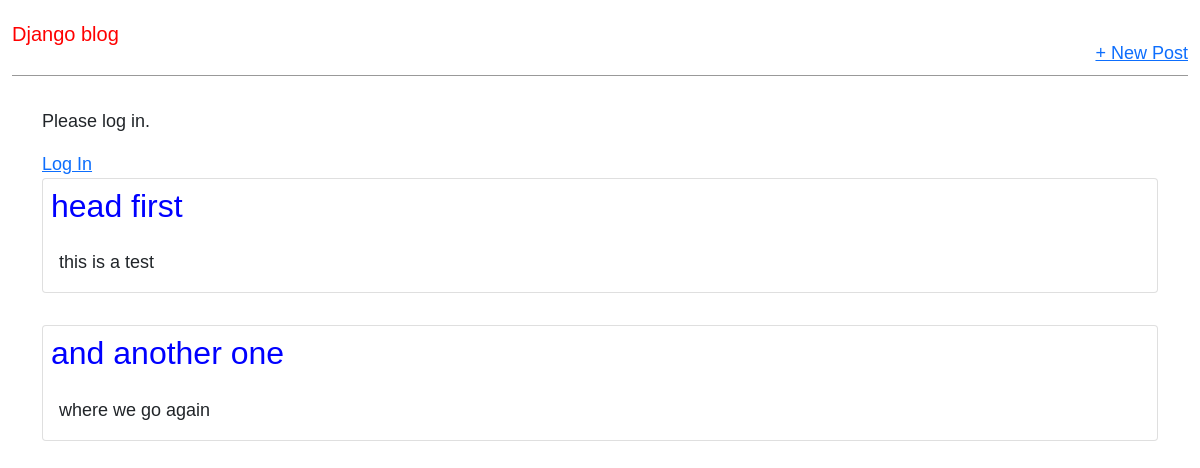
The app's page /, older data.
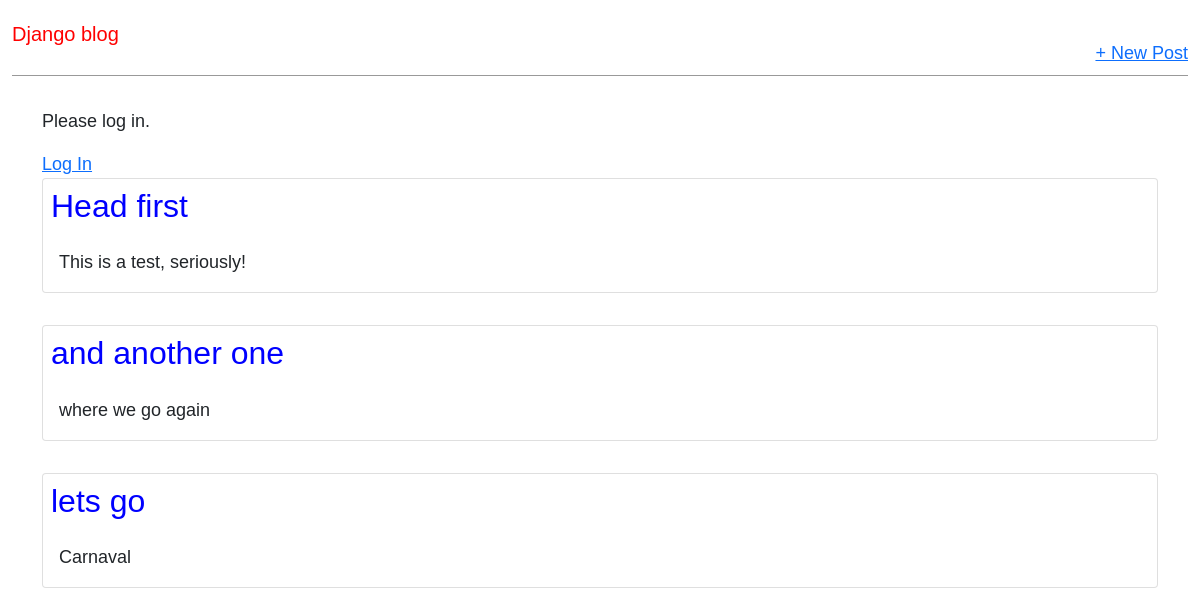
The same page, newer data.
### blog/models.py (models this page shows, shortened)
class Post(models.Model):
  title = models.CharField(max_length=200)
  author = models.ForeignKey(
    'auth.user',
    on_delete=models.CASCADE,
  )
  body = models.TextField()

### blog/views.py (the view)
# urls.py: path('', BlogListView.as_view(), name='home'),
class BlogListView(ListView):
  model = Post
  template_name = 'home.html'

### templates/home.html
{% extends 'base.html' %} {% block content %} {% for post in object_list %}
<div class="post-entry">
  <div class="card">
    <h2 class="card-title">
      <a href="{% url 'post_detail' post.pk %}">{{ post.title }}</a>
    </h2>
    <p class="card-text p-3">{{ post.body }}</p>
  </div>
</div>
{% endfor %} {% endblock content %}

### templates/base.html (shortened to what this page needs)
{% load static %}
<html lang="en">
  <head>
    <link
      href="https://cdn.jsdelivr.net/npm/bootstrap@5.0.2/dist/css/bootstrap.min.css"
      rel="stylesheet"
    />
    <link rel="stylesheet" href="{% static 'css/base.css' %}" />
  </head>
  <body>
    <div class="container-fluid">
      <header class="navbar">
        <div class="nav-left">
          <h1>
            <a class="navbar-brand" href="{% url 'home' %}">Django blog</a>
          </h1>
        </div>
        <div class="nav-right">
          <a href="{% url 'post_new' %}">+ New Post</a>
        </div>
      </header>
    </div>
    <div class="container">
      {% if user.is_authenticated %}
      <p>Hi {{ user.username }}!</p>
      <p><a href="{% url 'logout' %}">Log Out</a></p>
      {% else %}
      <p>Please log in.</p>
      <a href="{% url 'login' %}">Log In</a>
      {% endif %} {% block content %} {% endblock content%}
    </div>
  </body>
</html>

### static/css/base.css (style rules this page uses)
body { font-family: "Source Sans Pro", sans-serif; font-size: 18px; }
header { border-bottom: 1px solid #999; margin-bottom: 2rem; display: flex; }
header h1 a { color: red; text-decoration: none; }
.nav-left { margin-right: auto; }
.nav-right { display: flex; padding-top: 2rem; }
.post-entry { margin-bottom: 2rem; }
.post-entry h2 { margin: 0.5rem; }
.post-entry h2 a, .post-entry h2 a:visited { color: blue; text-decoration: none; }
.post-entry p { margin: 0; font-weight: 400; }

Row changes from the older to the newer data that the page shows:
changed Post: title "head first" → "Head first"; body "this is a test" → "This is a test, seriously!"
added Post: title "lets go", body "Carnaval"
